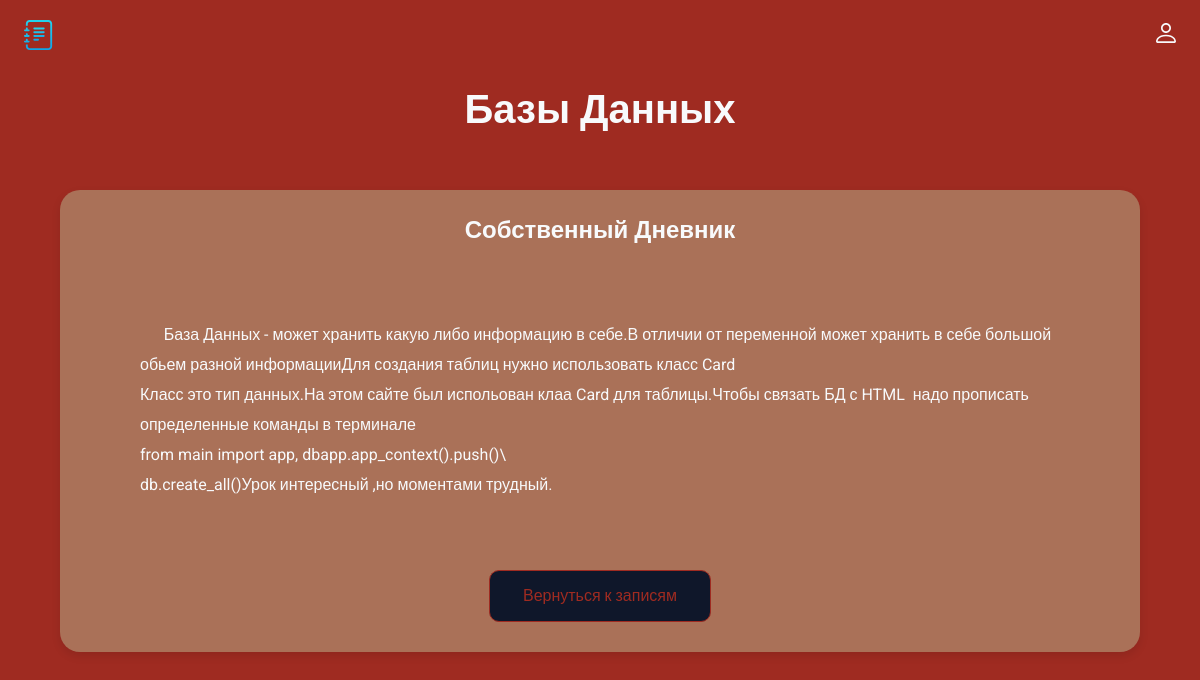
The page /card/2 on the database its author committed.
### main.py (models this page shows, shortened)
class Card(db.Model):
    id = db.Column(db.Integer, primary_key=True)
    title = db.Column(db.String(100), nullable=False)
    subtitle = db.Column(db.String(300), nullable=False)
    text = db.Column(db.Text, nullable=False)

### main.py (the view)
@app.route('/card/<int:id>')
def card(id):
    card = Card.query.get(id)
    return render_template('card.html', card=card)

### templates/card.html (shortened to what this page needs)
<!doctype html>
<html lang="ru">
<head>
  <link rel="stylesheet" href="../static/css/style.css">
</head>
<body>
  <header class="header">
    <img src="../static/img/logo.svg" alt="logo" width="30" height="30">
    <ul class="main-list">
        <li class="list__item">
          <a href="">
            <img src="../static/img/login.svg" alt="login" width="20" height="20">
          </a>
    </ul>
  </header>
  <main class="main">
    {% block content %}
    <h1 class="main__title">{{card.title}}</h1>
    <div class="main__block">
      <h2 class="main__subtitle">{{card.subtitle}}</h2>
      <div class="main__text">
      {{card.text}}
      </div>
      <a class="main__link" href="/">Вернуться к записям</a>
    </div>
  </main>
  {% endblock %}
</body>
</html>

### static/css/style.css (style rules this page uses)
body { margin: 0; padding: 0; font-family: 'Roboto', sans-serif; font-size: 16px; line-height: 20px; background-color: #9F2B21; color: #F8FAFC; }
h1, h2, p { margin: 0; }
img { object-fit: contain; }
a { text-decoration: none; color: inherit; transition: 0.2s; }
ul { list-style: none; margin: 0; padding: 0; }
.header { display: flex; justify-content: space-between; align-items: center; padding: 20px 2%; margin-bottom: 30px; }
.main-list { display: flex; align-items: center; gap: 20px; }
.main__title { font-size: 40px; text-align: center; margin-bottom: 70px; }
.main { padding: 0 5%; }
.main__block { background: #AA7158; border-radius: 20px; box-shadow: 0px 4px 10px rgba(0, 0, 0, 0.1); padding: 30px 80px; display: flex; flex-direction: column; align-items: center; }
.main__subtitle { text-align: center; margin-bottom: 50px; }
.main__text { line-height: 30px; margin-bottom: 40px; white-space: pre-wrap; align-self: flex-start; }
.main__link { display: block; border: 1px solid #9F2B21; background: #0F172A; border-radius: 10px; color: #9F2B21; padding: 15px 10px; font: inherit; width: 200px; text-align: center; cursor: pointer; transition: 0.2s; }

### rows shown on the page
Card: title "Базы Данных", subtitle "Собственный Дневник", text "База Данных - может хранить какую либо информацию в себе.В отличии от переменной может хранить в себе большой обьем разной информацииДля создания таблиц нужно использовать класс Card Класс это тип данных.На этом сайте был испольован клаа Card для таблицы.Чтобы связать БД с HTML надо прописать определенные команды в терминале from main import app, dbapp.app_context().push()\\ db.create_all()Урок интересный ,но моментами трудный."
